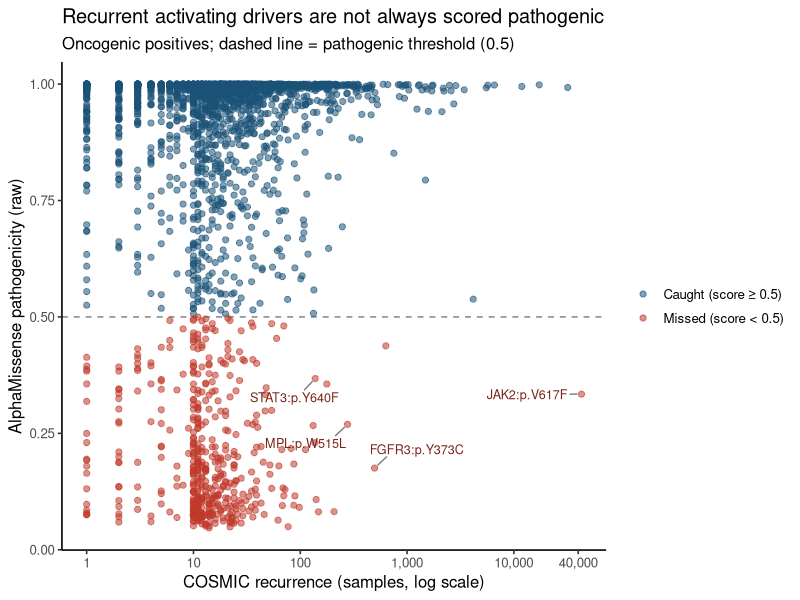
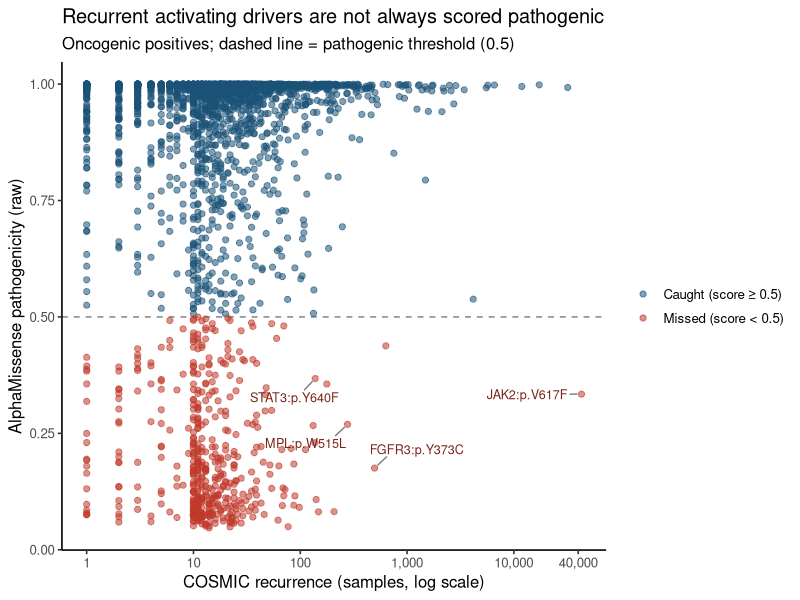

Here is the R script that generated these plots, in order:
# Fig 1b (대안) — AlphaMissense raw 점수 vs COSMIC recurrence (oncogenic positives)
# Input: tables/fig1_input.tsv  Output: fig1b_recurrence_scatter.{pdf,png}
# 메시지: 대부분 고점수이지만, 고recurrence인데 0.5 미만으로 놓치는 임상적 소수(JAK2 V617F 등)가 존재.
suppressPackageStartupMessages({library(tidyverse)})
have_repel <- requireNamespace("ggrepel", quietly = TRUE)

d <- read.delim("tables/fig1_input.tsv", check.names = FALSE) %>%
  filter(role_class %in% c("oncogene","both"), !is.na(am_pathogenicity), cosmic_sample_count > 0) %>%
  mutate(status = ifelse(am_pathogenicity < 0.5, "Missed (score < 0.5)", "Caught (score ≥ 0.5)"))

# 라벨: 본문에 명시된 대표 '놓친' driver 고정(항상 표시) + 필요시 보강
named <- c("JAK2:p.V617F","FGFR3:p.Y373C","MPL:p.W515L","STAT3:p.Y640F")
lab <- d %>% filter(pkey %in% named)

p <- ggplot(d, aes(cosmic_sample_count, am_pathogenicity, color = status)) +
  geom_hline(yintercept = 0.5, linetype = "dashed", color = "grey50") +
  geom_point(alpha = 0.55, size = 1.8) +
  scale_x_log10(labels = scales::comma,
                breaks = c(1,10,100,1000,10000,40000)) +
  scale_color_manual(values = c("Missed (score < 0.5)" = "#C0392B",
                                "Caught (score ≥ 0.5)" = "#1A5276"), name = NULL) +
  labs(x = "COSMIC recurrence (samples, log scale)",
       y = "AlphaMissense pathogenicity (raw)",
       title = "Recurrent activating drivers are not always scored pathogenic",
       subtitle = "Oncogenic positives; dashed line = pathogenic threshold (0.5)") +
  theme_classic(base_size = 12) +
  theme(legend.position = "right")   # 범례를 플롯 밖(우측)으로

if (have_repel) {
  txt <- ggrepel::geom_text_repel(data = lab, aes(label = pkey), size = 3.2, color = "#7B241C",
                                  box.padding = 0.6, point.padding = 0.3,
                                  min.segment.length = 0, max.overlaps = Inf,
                                  segment.color = "grey50", seed = 1, show.legend = FALSE)
} else {
  txt <- geom_text(data = lab, aes(label = pkey), size = 3.2, color = "#7B241C",
                   hjust = -0.05, vjust = -0.4, show.legend = FALSE)
}
p <- p + txt

ggsave("figures_R/fig1b_recurrence_scatter.pdf", p, width = 7.5, height = 5)
ggsave("figures_R/fig1b_recurrence_scatter.png", p, width = 7.5, height = 5, dpi = 300)

# 요약 통계 (캡션/본문용)
miss <- d %>% summarise(n = n(), n_missed = sum(am_pathogenicity < 0.5),
                        pct = round(100*mean(am_pathogenicity < 0.5),1))
cat(sprintf("oncogenic positives n=%d, missed(<0.5)=%d (%.1f%%)\n", miss$n, miss$n_missed, miss$pct))
